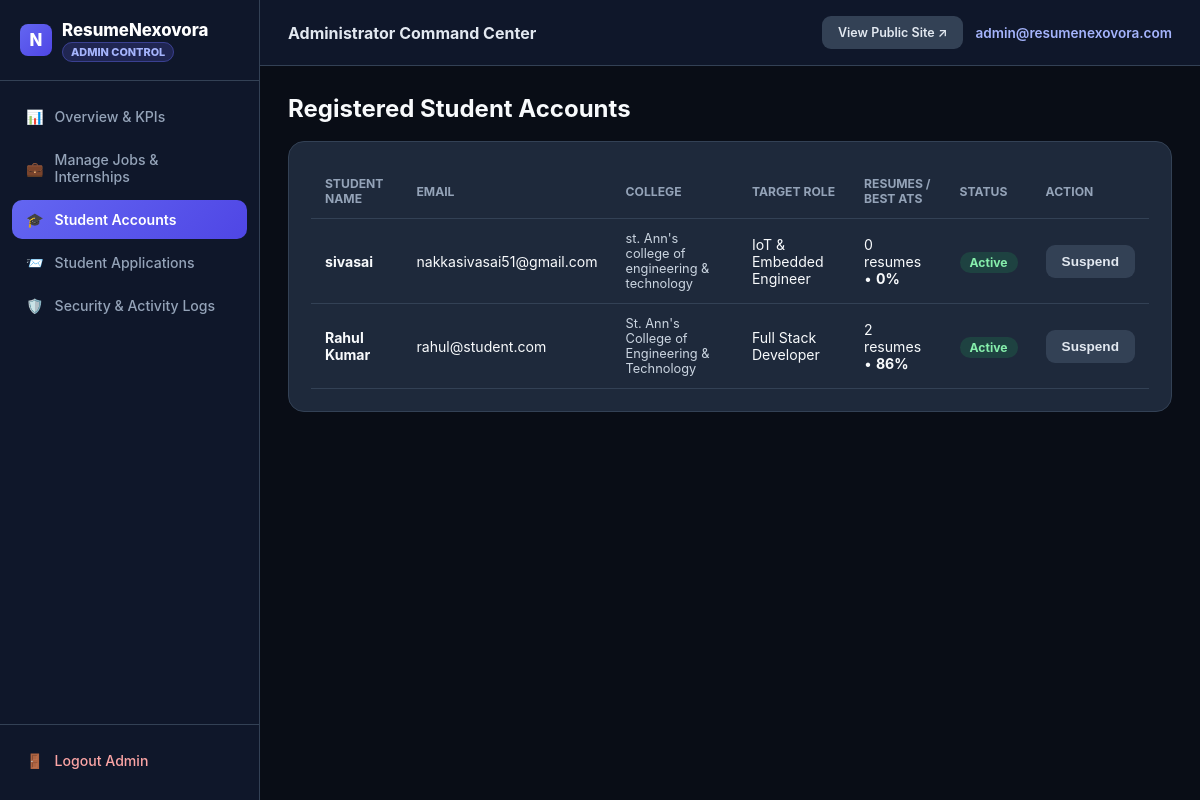
Page /admin/users (signed in) on the committed database.
### tables this page shows
CREATE TABLE users (
        id INTEGER PRIMARY KEY AUTOINCREMENT,
        full_name TEXT NOT NULL,
        email TEXT UNIQUE NOT NULL,
        password_hash TEXT NOT NULL,
        role TEXT NOT NULL DEFAULT 'student',
        target_role TEXT DEFAULT 'Full Stack Developer',
        college TEXT DEFAULT 'St. Ann''s College of Engineering & Technology',
        status TEXT DEFAULT 'Active',
        created_at TIMESTAMP DEFAULT CURRENT_TIMESTAMP
    );

### app.py (the view)
@app.route("/admin/users")
@admin_required
def admin_users():
    conn = get_db()
    students = conn.execute(
        """SELECT u.*,
                  COUNT(r.id) AS resume_count,
                  COALESCE(MAX(r.ats_score), 0) AS best_ats
           FROM users u
           LEFT JOIN resumes r ON u.id = r.user_id
           WHERE u.role = 'student'
           GROUP BY u.id
           ORDER BY u.id DESC"""
    ).fetchall()
    conn.close()
    return render_template("admin/manage_users.html", active_page="admin_users", students=students)

### utils/db_setup.py (called while the page is built)
def get_db():
    conn = sqlite3.connect(Config.DATABASE_PATH)
    conn.row_factory = sqlite3.Row
    return conn

### templates/admin/manage_users.html (shortened to what this page needs)
{% extends "admin/layout.html" %}
{% block content %}
<h2 style="margin-bottom: 18px;">Registered Student Accounts</h2>
<div class="card">
    <table class="data-table">
        <thead>
            <tr>
                <th>Student Name</th>
                <th>Email</th>
                <th>College</th>
                <th>Target Role</th>
                <th>Resumes / Best ATS</th>
                <th>Status</th>
                <th>Action</th>
            </tr>
        </thead>
        <tbody>
            {% for s in students %}
              <tr>
                  <td><strong>{{ s['full_name'] }}</strong></td>
                  <td>{{ s['email'] }}</td>
                  <td style="font-size: 0.8rem; color: #cbd5e1;">{{ s['college'] }}</td>
                  <td>{{ s['target_role'] }}</td>
                  <td>{{ s['resume_count'] }} resumes • <strong>{{ s['best_ats'] }}%</strong></td>
                  <td>
                      <span class="{% if s['status'] == 'Active' %}badge-ok{% else %}badge-fail{% endif %}">{{ s['status'] }}</span>
                  </td>
                  <td>
                      <form method="POST" action="{{ url_for('admin_toggle_user', user_id=s['id']) }}">
                          <button type="submit" class="btn btn-secondary">
                              {% if s['status'] == 'Active' %}Suspend{% else %}Activate{% endif %}
                          </button>
                      </form>
                  </td>
              </tr>
            {% endfor %}
        </tbody>
    </table>
</div>
{% endblock %}

### static/css/admin.css (style rules this page uses)
:root { --bg-dark: #090d16; --sidebar-bg: #0f172a; --card-bg: #1e293b; --border: #334155; --accent: #6366f1; --accent-hover: #4f46e5; --text-main: #f8fafc; --text-muted: #94a3b8; }
* { box-sizing: border-box; margin: 0; padding: 0; }
body { font-family: 'Plus Jakarta Sans', 'Inter', -apple-system, BlinkMacSystemFont, 'Segoe UI', Roboto, sans-serif; background: var(--bg-dark); color: var(--text-main); display: flex; min-height: 100vh; }
.card { background: var(--card-bg); border: 1px solid var(--border); border-radius: 16px; padding: 22px; margin-bottom: 22px; }
.btn { display: inline-flex; align-items: center; gap: 6px; padding: 9px 16px; border-radius: 9px; font-weight: 600; font-size: 0.85rem; border: none; cursor: pointer; text-decoration: none; }
.btn-secondary { background: #334155; color: #e2e8f0; }
table.data-table { width: 100%; border-collapse: collapse; font-size: 0.88rem; }
table.data-table th, table.data-table td { padding: 12px 14px; text-align: left; border-bottom: 1px solid var(--border); }
table.data-table th { color: var(--text-muted); font-size: 0.76rem; text-transform: uppercase; }
.badge-ok { background: rgba(34, 197, 94, 0.16); color: #86efac; padding: 3px 10px; border-radius: 999px; font-size: 0.76rem; font-weight: 700; }

### rows in the picture
users: full_name "sivasai", email "nakkasivasai51@gmail.com", college "st. Ann's college of engineering & technology", target_role "IoT & Embedded Engineer", resume_count "0", best_ats "0", status "Active", shows "Suspend"
users: full_name "Rahul Kumar", email "rahul@student.com", college "St. Ann's College of Engineering & Technology", target_role "Full Stack Developer", resume_count "2", best_ats "86", status "Active", shows "Suspend"

### other values in the picture
{{ session.get('user_email') }} "admin@resumenexovora.com"
